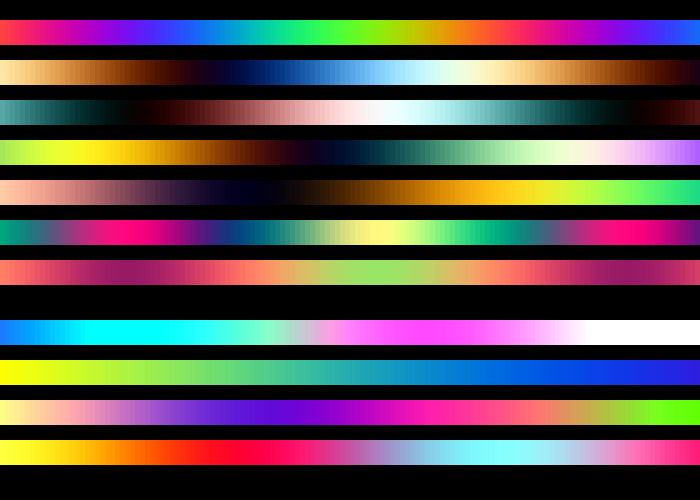
Frame 1 (no input)
Frame 2 (the mouse pressed at the canvas centre, redrawn once): identical to frame 1, image omitted

The Processing sketch that drew this single still picture (run headless with seeded random() and noise(); the mouse was pressed at the canvas centre and the sketch redrawn once):

// Processing sketch: Cosine_Gradient
// ── Cosine_Gradient.pde
void setup() {
  size(700, 500);
  noLoop();
  colorMode(RGB, 1.0);
}

void draw() {
  background(0);
  noStroke();

  // examples from http://www.iquilezles.org/www/articles/palettes/palettes.htm
  gradiantRow(20,
      new PVector(0.5, 0.5, 0.5),
      new PVector(0.5, 0.5, 0.5),
      new PVector(1.0, 1.0, 1.0),
      new PVector(0.01, 0.33, 0.67));


  gradiantRow(60,
      new PVector(0.5, 0.5, 0.5),
      new PVector(0.5, 0.5, 0.5),
      new PVector(1.0, 1.0, 1.0),
      new PVector(0.0, 0.10, 0.20));

  gradiantRow(100,
      new PVector(0.5, 0.5, 0.5),
      new PVector(0.5, 0.5, 0.5),
      new PVector(1.0, 1.0, 1.0),
      new PVector(0.30, 0.20, 0.20));

  gradiantRow(140,
              new PVector(0.5, 0.5, 0.5),
              new PVector(0.5, 0.5, 0.5),
              new PVector(1.0, 1.0, 0.5),
              new PVector(0.80, 0.90, 0.30));

  gradiantRow(180,
              new PVector(0.5, 0.5, 0.5),
              new PVector(0.5, 0.5, 0.5),
              new PVector(1.0, 0.7, 0.4),
              new PVector(0.0, 0.15, 0.20));

  gradiantRow(220,
              new PVector(0.5, 0.5, 0.5),
              new PVector(0.5, 0.5, 0.5),
              new PVector(2.0, 1.0, 0.0),
              new PVector(0.5, 0.20, 0.25));

  gradiantRow(260,
              new PVector(0.8, 0.5, 0.4),
              new PVector(0.2, 0.4, 0.2),
              new PVector(2.0, 1.0, 0.0),
              new PVector(0.0, 0.25, 0.25));

  // from/made with http://dev.thi.ng/gradients/

  //blue cyan pink
  gradiantRow(320,
              new PVector(1.848, 0.788, 1.298),
              new PVector(-1.922, 0.500, 0.500),
              new PVector(-0.372, 1.000, 1.000),
              new PVector(0.068, -0.352, 0.945));

  //yellow-green-blue
  gradiantRow(360,
              new PVector(0.650,0.500,0.310),
              new PVector(-0.650,0.500,0.600),
              new PVector(0.333,0.278,0.278),
              new PVector(0.660,0.000,0.667));
  // yellow purple magenta
  gradiantRow(400,
              new PVector(0.731, 1.098, 0.192),
              new PVector(0.358, 1.090, 0.657),
              new PVector(1.077, 0.360, 0.328),
              new PVector(0.965, 2.265, 0.837));

  //yellow magenta cyan
  gradiantRow(440,
              new PVector(1.000, 0.500, 0.500),
              new PVector(0.500, 0.500, 0.500),
              new PVector(0.750, 1.000, 0.667),
              new PVector(0.800, 1.000, 0.333));

}

void gradiantRow(int y, PVector a, PVector b, PVector c, PVector d){
  int size = 5;
  for (int i = 0; i < (width / size); i++) {
    fill(palette(i * 0.01, a, b, c, d));
    rect(i * size, y, size, size + 20);
  }
}

color palette(float t,  PVector dc_offset,  PVector amp,  PVector freq,  PVector phase){
  // based on http://www.iquilezles.org/www/articles/palettes/palettes.htm
  // see http://dev.thi.ng/gradients/ for
  float[] a = dc_offset.array();
  float[] b = amp.array();
  float[] c = freq.array();
  float[] d = phase.array();

  float[] palette = new float[3];
  for (int i =  0; i <  c.length; i++) {
    c[i] *= t;
    c[i] += d[i];
    float r = cos(c[i] * TWO_PI);
    r *= b[i];
    r += a[i];
    palette[i] = constrain(r, 0, 1);
  }

  return color(palette[0], palette[1], palette[2]);
}
